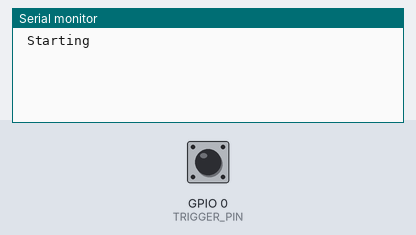
This sketch was run on a simulated ESP32. On the bench: the last lines printed to the serial monitor. Inputs (shaded band) come from the test bench; at power-on: GPIO 0 (TRIGGER_PIN) HIGH. WiFi joins after 1.5 s; servers stay silent unless stated.

Above: at 1.2 s.
1.3 s: GPIO 0 (TRIGGER_PIN) pulled LOW for 1 s
At 3.2 s:
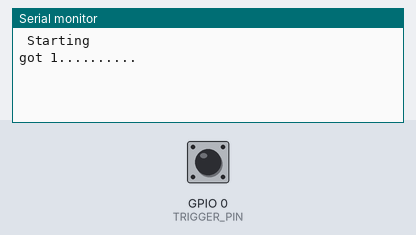
At 5.5 s:
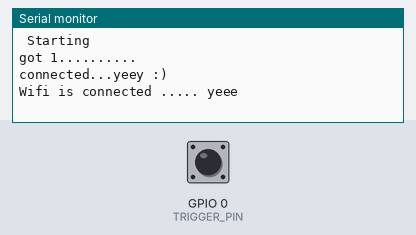

The sketch:

OnDemandConfigPortal.ino
```cpp
/**
 * OnDemandConfigPortal.ino
 * example of running the configPortal AP manually, independantly from the captiveportal
 * trigger pin will start a configPortal AP for 120 seconds then turn it off.
 *
 */
#include <WiFiManager.h> // https://github.com/tzapu/WiFiManager

// select which pin will trigger the configuration portal when set to LOW
#define TRIGGER_PIN 0

int timeout = 120; // seconds to run for

void setup()
{
  WiFi.mode(WIFI_STA); // explicitly set mode, esp defaults to STA+AP
  // put your setup code here, to run once:
  Serial.begin(115200);
  Serial.println("\n Starting");
  pinMode(TRIGGER_PIN, INPUT_PULLUP);
}

void loop()
{
  // is configuration portal requested?
  if ( digitalRead(TRIGGER_PIN) == LOW || Serial.parseInt() == 1)
  {
    Serial.println("got 1..........");
    WiFiManager wm;

    //reset settings - for testing
//    wm.resetSettings();

    // set configportal timeout
    wm.setConfigPortalTimeout(timeout);

    if (!wm.startConfigPortal("OnDemandAP"))
    {
      Serial.println("failed to connect and hit timeout");
      delay(3000);
      //reset and try again, or maybe put it to deep sleep
      ESP.restart();
      delay(5000);
    }

    //if you get here you have connected to the WiFi
    Serial.println("connected...yeey :)");

  }

  static uint32_t millisPrev = 0;
  if ((millis() - millisPrev ) > 4000)
  {
    if (WiFi.status() != WL_CONNECTED)
    {
      Serial.println("Wifi not connected");
    }
    else
    {
      Serial.println("Wifi is connected ..... yeee");
    }

    millisPrev = millis();
  }
}
```

Measured:
- after the input at 1.3 s, the serial monitor: prints a new line after 0.70 s (image 1)
